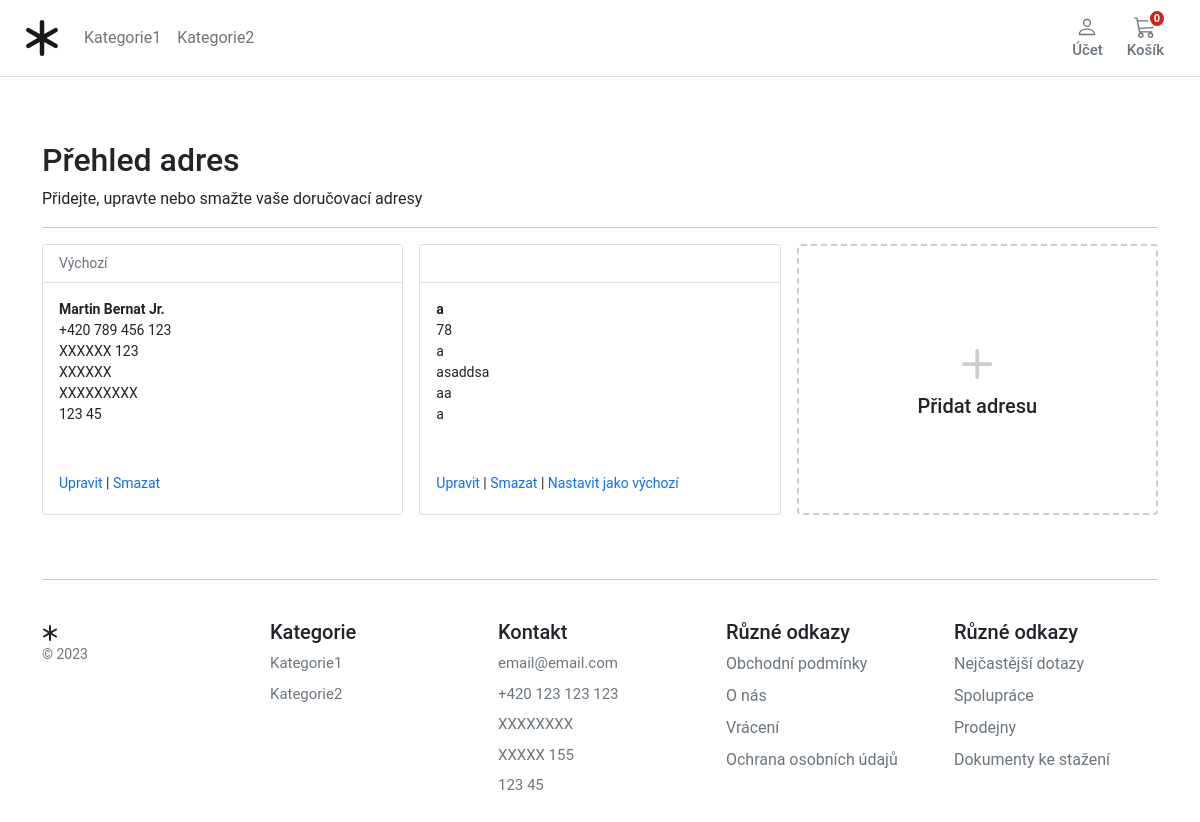
The app's page /account/addresses/ (signed in), older data.
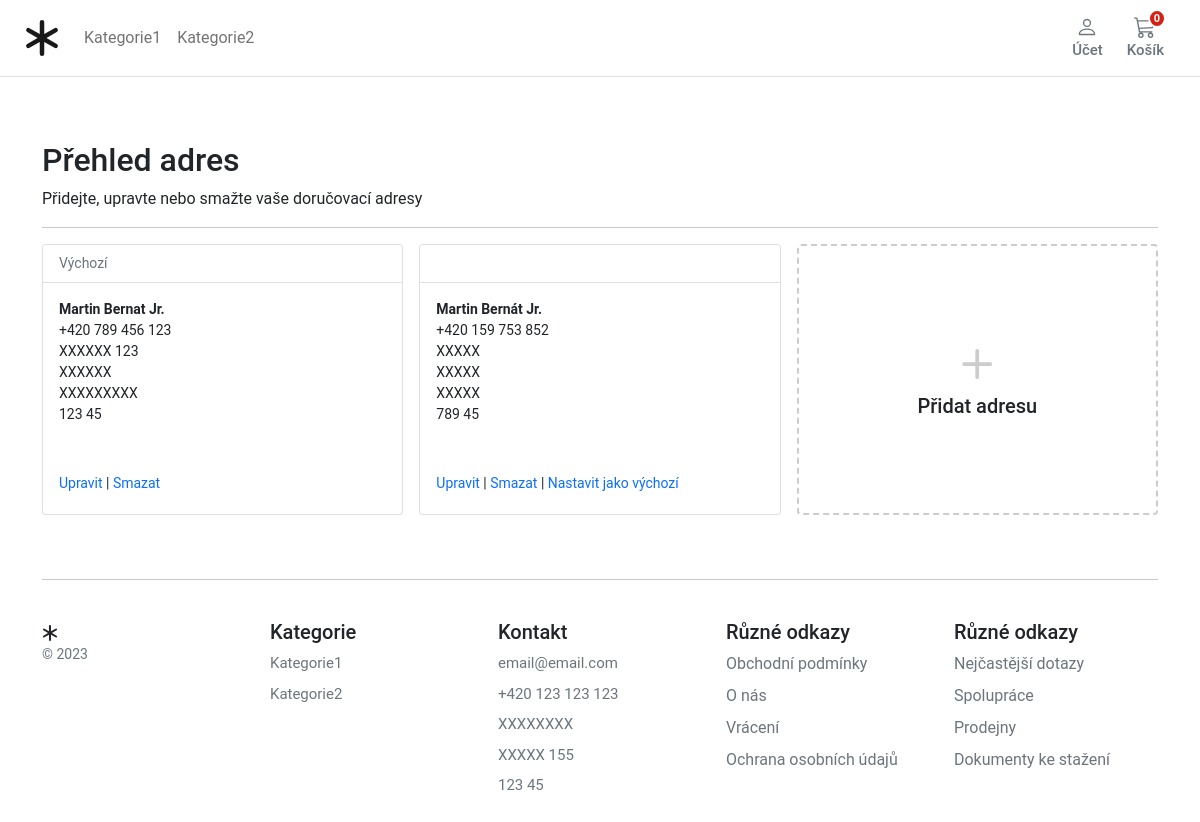
The same page, newer data.
### store/models.py (models this page shows, shortened)
class Category(MPTTModel):
    name = models.CharField(
        verbose_name=("Category Name"),
        help_text=("Required and unique"),
        max_length=255,
        unique=True,
    )
    slug = models.SlugField(verbose_name=("Category safe URL"), max_length=255, unique=True)
    parent = TreeForeignKey("self", on_delete=models.CASCADE, null=True, blank=True, related_name="children")
    is_active = models.BooleanField(default=True)
    class MPTTMeta:
        order_insertion_by = ["name"]
    class Meta:
        verbose_name = ("Category")
        verbose_name_plural = ("Categories")
    def get_absolute_url(self):
        return reverse("store:category_list", args=[self.slug])

### account/models.py (models this page shows, shortened)
class Address(models.Model):
    id = models.UUIDField(primary_key=True, default=uuid.uuid4, editable=False)
    customer = models.ForeignKey(Customer, verbose_name=("Customer"), on_delete=models.CASCADE)
    full_name = models.CharField(("Full Name"), max_length=150)
    phone = models.CharField(("Phone Number"), max_length=50)
    postcode = models.CharField(("Postcode"), max_length=50)
    address_line = models.CharField(("Address Line 1"), max_length=255)
    address_line2 = models.CharField(("Address Line 2"), max_length=255)
    town_city = models.CharField(("Town/City/State"), max_length=150)
    delivery_instructions = models.CharField(("Delivery Instructions"), max_length=255)
    created_at = models.DateTimeField(("Created at"), auto_now_add=True)
    updated_at = models.DateTimeField(("Updated at"), auto_now=True)
    default = models.BooleanField(("Default"), default=False)
    class Meta:
        verbose_name = "Address"
        verbose_name_plural = "Addresses"

### account/views.py (the view)
# urls.py: path("addresses/", views.view_address, name="addresses"),
@login_required
def view_address(request):
    addresses = Address.objects.filter(customer=request.user)
    return render(request, "account/dashboard/addresses.html", {"addresses": addresses})

### basket/basket.py (called while the page is built)
    def __len__(self):
        return sum(item['qty'] for item in self.basket.values())

### basket/context_processors.py (called while the page is built)
def basket(request):
    return {'basket': Basket(request)}

### store/context_processors.py (called while the page is built)
def categories(request):
    return {
        'categories': Category.objects.filter(level=0)
    }

### templates/account/dashboard/addresses.html (shortened to what this page needs)
{% extends "../../base.html" %}
{% block content %}
<div class="container">
  <h1 class="h2">Přehled adres</h1>
  <div>Přidejte, upravte nebo smažte vaše doručovací adresy</div>
  <hr />
  <div class="container px-0">
    <div class="row row-cols-1 row-cols-sm-2 row-cols-md-3 g-3">
      {% for address in addresses %}
      <div class="col">
        <div class="card pb-3">
          <div class="card-header bg-white small text-muted">
            {% if address.default %}
            Výchozí
            {% endif %}
          </div>
          <div class="card-body small pb-1">
            <p class="card-text m-0"><b>{{address.full_name}}</b></p>
            <p class="card-text m-0">{{address.phone}}</p>
            <p class="card-text m-0">{{address.address_line}}</p>
            <p class="card-text m-0">{{address.address_line2}}</p>
            <p class="card-text m-0">{{address.town_city}}</p>
            <p class="card-text m-0">{{address.postcode}}</p>
            <div class="pt-5">
              <a href="{% url "account:edit_address" address.id %}" class="text-decoration-none">Upravit</a>
              |
              <a href="{% url "account:delete_address" address.id %}" class="text-decoration-none">Smazat</a>
              {% if not address.default %}
              | <a href="{% url "account:set_default" address.id %}" class="text-decoration-none">Nastavit jako výchozí</a>
              {% endif %}
            </div>
          </div>
        </div>
      </div>
      {% endfor %}
      <div class="col">
        <a href="{% url "account:add_address"%}" class="text-reset text-decoration-none" role="button" style="max-width: 540px;">
          <div class="card mb-3 h-100" style="border: dashed 2px #ccc;">
            <div class="row g-0 h-100">
              <div class="col-12" style="min-height:100px">
                <div class="card-body text-center position-absolute top-50 start-50 translate-middle">
                  <svg style="color:#ccc;" xmlns="http://www.w3.org/2000/svg" width="60" height="60" fill="currentColor"
                    class="bi bi-plus" viewBox="0 0 16 16">
                    <path
                      d="M8 4a.5.5 0 0 1 .5.5v3h3a.5.5 0 0 1 0 1h-3v3a.5.5 0 0 1-1 0v-3h-3a.5.5 0 0 1 0-1h3v-3A.5.5 0 0 1 8 4z" />
                  </svg>
                  <h1 class="h5">Přidat adresu</h1>
                </div>
              </div>
            </div>
          </div>
        </a>
      </div>
    </div>
  </div>
</div>
{% endblock %}

### templates/base.html (shortened to what the changed rows need)
{% load static %}
<!DOCTYPE html>
<html>
<head>
  <link href="https://cdn.jsdelivr.net/npm/bootstrap@5.0.0-beta1/dist/css/bootstrap.min.css" rel="stylesheet"
>
  <link rel="stylesheet" href="{% static 'core/css/base.css' %}">
  <link rel="stylesheet" href="{% block stylesheet %}{% endblock %}">
</head>
<body>
  <header class="pb-3">
    <nav class="navbar navbar-expand-md navbar-light bg-white border-bottom">
      <div class="container-fluid px-md-4">
        <div class="d-flex w-100 navbar-collapse">
          <ul class="navbar-nav me-auto mb-md-0 ">
            <li class="nav-item dropdown">
              {% for c in categories %}
            <li class="nav-item collapse navbar-collapse">
              <a class="nav-link" href="{{ c.get_absolute_url }}">{{ c.name|title }}</a>
            </li>
            {% endfor %}
            </li>
          </ul>
        </div>
      </div>
    </nav>
  </header>
  <main class="pt-5">
    <div id="content">{% block content %} {% endblock %}</div>
  </main>
  <footer class="container py-5 footer">
    <div class="row pt-4">
      <div class="col-6 col-md fs15">
        <ul class="list-unstyled">
          {% for c in categories %}
          <li>
            <a class="link-secondary text-decoration-none" href="{{ c.get_absolute_url }}">{{ c.name|title }}</a>
          </li>
          {% endfor %}
      </div>
    </div>
  </footer>
</body>
</html>

Row changes from the older to the newer data that the page shows:
removed Address: full_name "a", phone "78", address_line "a", address_line2 "asaddsa", town_city "aa", postcode "a", default "Nastavit jako výchozí"
added Address: full_name "Martin Bernát Jr.", phone "+420 159 753 852", address_line "XXXXX", address_line2 "XXXXX", town_city "XXXXX", postcode "789 45", default "Nastavit jako výchozí"
